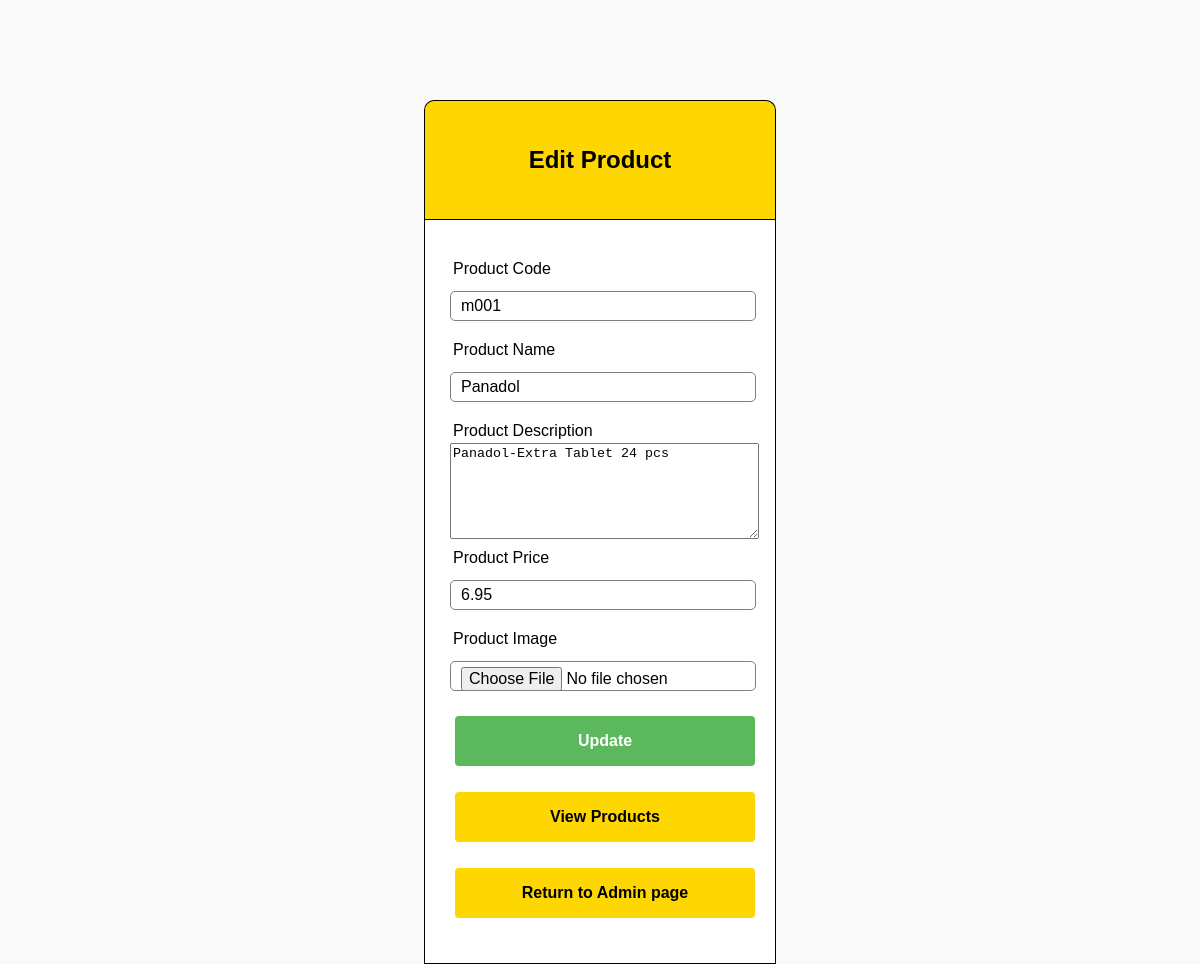
The app's page /Jawhara/admin/edit.php?productID=1 (signed in) with its own data.
### tables this page shows
CREATE TABLE `products` (
  `productID` int(11) NOT NULL,
  `productCode` varchar(50) NOT NULL,
  `productName` varchar(100) NOT NULL,
  `productDesc` varchar(500) NOT NULL,
  `productPrice` double(9,2) NOT NULL,
  `productImage` varchar(200) NOT NULL
);

### Jawhara/admin/edit.php (the view, shortened to what this page needs)
<?php
	include("../dbconnect.php");
?>
<?php
	$productID = $_GET['productID'];
	$result = mysqli_query($con, "SELECT * FROM products WHERE productID=$productID");
	while($res = mysqli_fetch_array($result)) {
		$productCode  = $res['productCode'];
		$productName  = $res['productName'];
		$productDesc  = $res['productDesc'];
		$productPrice = $res['productPrice'];
	}
?>
<html>
<head>
	<link rel="stylesheet" type="text/css" href="../style.css">
</head>
<body>
	<div class="headerAdmin">
		<h2>Edit Product</h2>
	</div>
    <form name="form1" method="post" action="edit.php">
		<div class="input-group">
			<label>Product Code</label>
		<input type="text" class="input-group" name="productCode" value="<?php echo $productCode;?>" required>
		</div>
		<div class="input-group">
			<label>Product Name</label>
		<input type="text" class="input-group" name="productName" value="<?php echo $productName;?>" required>
		</div>
		<div class="input-group">
			<label>Product Description</label>
			<textarea rows="6" cols="36" name="productDesc" value="" required><?php echo $productDesc;?></textarea>
		</div>
		<div class="input-group">
			<label>Product Price</label>
			<input type="text" class="input-group" name="productPrice" value="<?php echo $productPrice;?>" required>
		</div>
		<div class="input-group">
			<label>Product Image</label>
			<form method="post" enctype="multipart/form-data">
			<input type="file"  name="productImage" class="input-group" required>
		</div>
		<div class="input-group">
			<button type="submit" name="update" class="buttonAdd"><span><strong>Update</strong></span></button>
			<button type="submit" class="button" onclick="window.location.href = 'product_management.php';"><span><strong>View Products</strong></span></button>
			<button type="submit" class="buttonReturn" onclick="window.location.href = 'admin.php';"><span><strong>Return to Admin page</strong></span></button>
		</div>
    </form>
</body>
</html>

### Jawhara/style.css (style rules this page uses)
html { font-family: "Poppins"; }
body { background: #f9f9f9; margin: 0; padding: 0; }
.headerAdmin { width: 300px; margin: 100px auto 0px; padding: 25px 25px; color: black; background: #ffd700; text-align: center; border: 1px solid black; border-bottom: none; border-radius: 10px 10px 0px 0px; }
form, .content { width: 300px; margin: 0px auto; padding: 30px 25px; border: 1px solid black; background: white; }
.input-group { margin: 10px 0px 10px 0px; }
.input-group label { display: block; text-align: left; margin: 3px; }
.input-group input { height: 30px; width: 102%; padding: 5px 10px; font-size: 16px; border-radius: 5px; border: 1px solid gray; }
.button { border-radius: 4px; background-color: #ffd700; border: none; color: black; text-align: center; font-size: 16px; padding: 15px; width: 100%; height: 50px; transition: all 0.5s; cursor: pointer; margin: 5px; }
.button span { cursor: pointer; display: inline-block; position: relative; transition: 0.5s; }
.button span:after { content: '\00bb'; position: absolute; opacity: 0; top: 0; right: -20px; transition: 0.5s; }
.buttonAdd { border-radius: 4px; background-color: #5cb85c; border: none; color: white; text-align: center; font-size: 16px; padding: 15px; width: 100%; height: 50px; transition: all 0.5s; cursor: pointer; margin: 5px; }
.buttonAdd span { cursor: pointer; display: inline-block; position: relative; transition: 0.5s; }
.buttonAdd span:after { content: '+'; position: absolute; opacity: 0; top: 0; right: -20px; transition: 0.5s; }
.buttonReturn { border-radius: 4px; background-color: #ffd700; border: none; color: black; text-align: center; font-size: 16px; padding: 15px; width: 100%; height: 50px; transition: all 0.5s; cursor: pointer; margin: 5px; }
.buttonReturn span { cursor: pointer; display: inline-block; position: relative; transition: 0.5s; }
.buttonReturn span:after { content: '\00ab'; position: absolute; opacity: 0; top: 0; left: -20px; transition: 0.5s; }
body { font-family:Arial, Sans-Serif; }

### records on screen
products: productCode "m001", productName "Panadol", productDesc "Panadol-Extra Tablet 24 pcs", productPrice "6.95"
